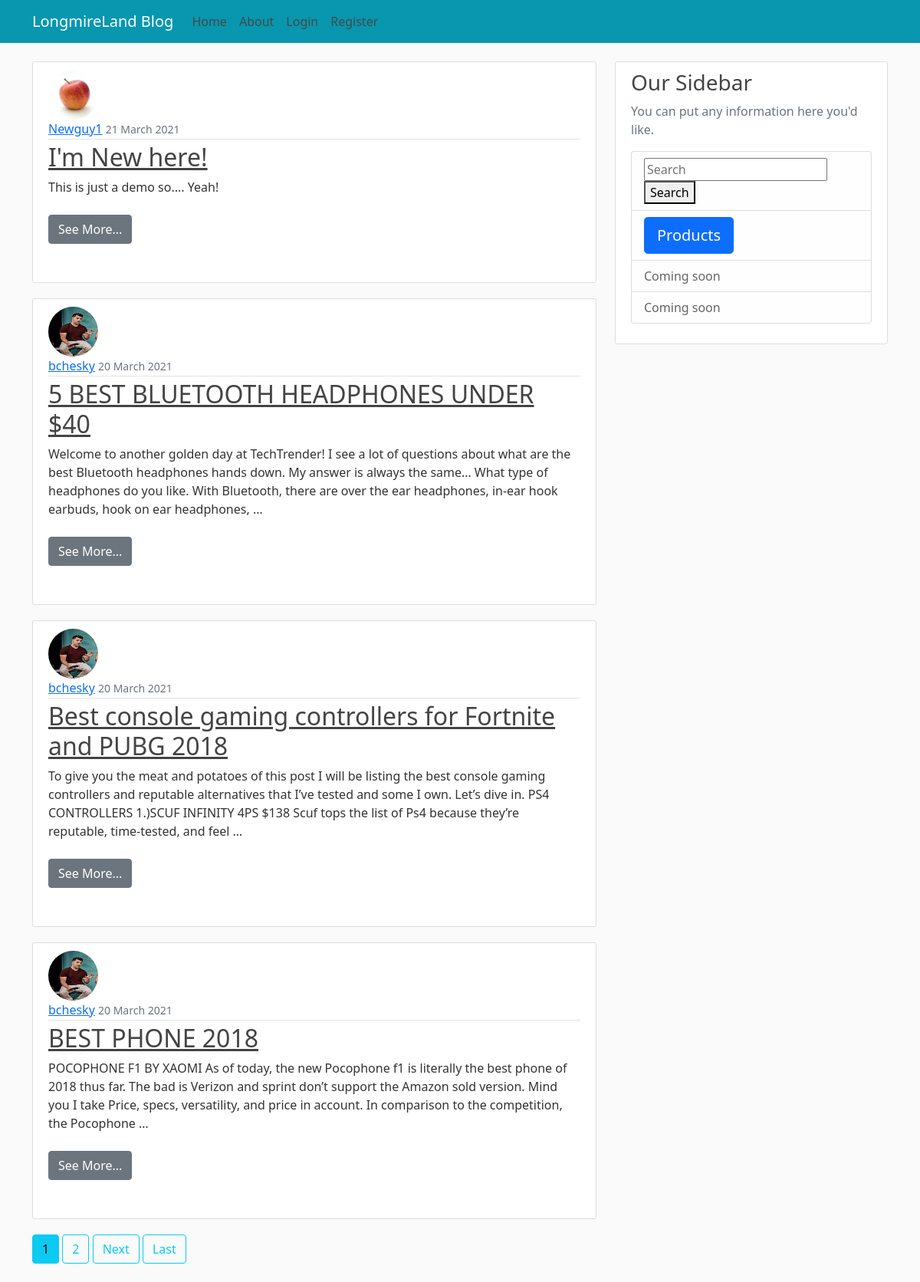
The page / on the database its author committed.
### blog/models.py (models this page shows, shortened)
class Post(models.Model):
    title = models.CharField(max_length=100)
    content = models.TextField()
    date_posted = models.DateTimeField(default=timezone.now)
    author = models.ForeignKey(User, on_delete=models.CASCADE)

### users/models.py (models this page shows, shortened)
class Profile(models.Model):
    user = models.OneToOneField(User, on_delete=models.CASCADE)
    image = models.ImageField(default='default.jpg', upload_to='profile_pics')

### blog/views.py (the view)
# urls.py: path('', PostListView.as_view(), name='blog-home'),
class PostListView(ListView):
    model = Post
    template_name = 'blog/home.html'
    context_object_name = 'posts'
    ordering = ['-date_posted']
    paginate_by = 4

### blog/templates/blog/home.html (shortened to what this page needs)
{%extends "base.html" %}
{%block content%}
    {% for post in posts %}
        <article class="media content-section">
            <img class="rounded-circle article-img" src="{{ post.author.profile.image.url }}" alt="Profile Image">
            <div class="media-body">
                <div class="article-metadata">
                    <a class="mr-2" href="{% url 'user-posts' post.author.username %}">{{ post.author }}</a>
                    <small class="text-muted">{{ post.date_posted|date:"d F Y" }}</small>
                </div>
                <h2><a class="article-title" href="{% url 'post-detail' post.id %}">{{ post.title }}</a></h2>
                <p class="article-content">{{ post.content | truncatewords:50 }}
                <a class="article-title" href="{% url 'post-detail' post.id %}">
                    <button type="button" class="btn btn-secondary">See More...</button>
                </a>
                </p>
            </div>
        </article>
    {% endfor %}
{% if is_paginated %}
    {% for num in page_obj.paginator.page_range  %}
        {%if page_obj.number == num %}
            <a class="btn btn-info mb-4" href="?page={{num}}">{{num}}</a>
        {% elif num > page_obj.number|add:'-2' and num < page_obj.number|add:'2' %}
            <a class="btn btn-outline-info mb-4" href="?page={{num}}">{{num}}</a>
        {%endif%}
    {% endfor %}
    {% if page_obj.has_next%}
        <a class="btn btn-outline-info mb-4" href="?page={{page_obj.next_page_number}}">Next</a>
        <a class="btn btn-outline-info mb-4" href="?page={{ page_obj.paginator.num_pages }}">Last</a>
    {% endif%}
{% endif%}
{%endblock content%}

### templates/base.html (shortened to what this page needs)
{%load static%}
<!DOCTYPE html>
<html lang="en">
<head>
    <link rel="stylesheet" href="">
    <link href="https://cdn.jsdelivr.net/npm/bootstrap@5.0.0-beta2/dist/css/bootstrap.min.css" rel="stylesheet">
    <link rel="stylesheet" href="{%static 'blog/main.css'%}">
</head>
<body>
    <header class="site-header">
      <nav class="navbar navbar-expand-md navbar-dark bg-steel fixed-top">
        <div class="container">
          <a class="navbar-brand mr-4" href="{%url 'blog-home'%}">LongmireLand Blog</a>
          <div class="collapse navbar-collapse" id="navbarToggle">
            <div class="navbar-nav mr-auto">
              <a class="nav-item nav-link" href="{% url 'blog-home'%}">Home</a>
              <a class="nav-item nav-link" href="{% url 'blog-about' %}">About</a>
            </div>
            <div class="navbar-nav">
                {% if user.is_authenticated%}
                    <a class="nav-item nav-link" href="{% url 'post-create'%}">New Post</a>
                    <a class="nav-item nav-link" href="{% url 'profile'%}">Profile</a>
                    <a class="nav-item nav-link" href="{% url 'logout'%}">Logout</a>
                {%else%}
                    <a class="nav-item nav-link" href="{% url 'login' %}">Login</a>
                    <a class="nav-item nav-link" href="{% url 'register' %}">Register</a>
                {%endif%}
            </div>
          </div>
        </div>
      </nav>
    </header>
    <main role="main" class="container">
      <div class="row">
        <div class="col-md-8">
          {% block content %}{% endblock %}
        </div>
        <div class="col-md-4">
          <div class="content-section">
            <h3>Our Sidebar</h3>
            <p class='text-muted'>You can put any information here you'd like.
              <ul class="list-group">
                <li class="list-group-item list-group-item-light">
                    <form action="{% url 'searchbar' %}" method="GET">
                        <input type="text" name="search" placeholder="Search"/>
                        <button type="submit">Search</button>
                    </form>
                </li>
                <li class="list-group-item list-group-item-light">
                    <a href="{%url 'products' %}"><button type="button" class="btn btn-primary btn-lg">Products</button></a>
                </li>
                <li class="list-group-item list-group-item-light">Coming soon</li>
                <li class="list-group-item list-group-item-light">Coming soon</li>
              </ul>
            </p>
          </div>
        </div>
      </div>
    </main>
</body>
</html>

### blog/static/blog/main.css (style rules this page uses)
body { background: #fafafa; color: #333333; margin-top: 5rem; }
h1, h2, h3, h4, h5, h6 { color: #444444; }
ul { margin: 0; }
.bg-steel { background-color: #0897AF; }
.site-header .navbar-nav .nav-link { color: #484848; }
.content-section { background: #ffffff; padding: 10px 20px; border: 1px solid #dddddd; border-radius: 3px; margin-bottom: 20px; }
.article-title { color: #444444; }
.article-content { white-space: pre-line; }
.article-img { height: 65px; width: 65px; margin-right: 16px; }
.article-metadata { padding-bottom: 1px; margin-bottom: 4px; border-bottom: 1px solid #e3e3e3 }

### rows shown on the page
Post: author.profile.image (placeholder picture), author "Newguy1", date_posted "21 March 2021", title "I'm New here!", content "This is just a demo so.... Yeah!"
Post: author.profile.image (picture), author "bchesky", date_posted "20 March 2021", title "5 BEST BLUETOOTH HEADPHONES UNDER $40", content "Welcome to another golden day at TechTrender! I see a lot of questions about what are the best Bluetooth headphones hands down. My answer is always the same… What type of headphones do you like. With Bluetooth, there are over the ear headphones, in-ear hook earbuds, hook on ear headphones, …"
Post: author.profile.image (picture), author "bchesky", date_posted "20 March 2021", title "Best console gaming controllers for Fortnite and PUBG 2018", content "To give you the meat and potatoes of this post I will be listing the best console gaming controllers and reputable alternatives that I’ve tested and some I own. Let’s dive in. PS4 CONTROLLERS 1.)SCUF INFINITY 4PS $138 Scuf tops the list of Ps4 because they’re reputable, time-tested, and feel …"
Post: author.profile.image (picture), author "bchesky", date_posted "20 March 2021", title "BEST PHONE 2018", content "POCOPHONE F1 BY XAOMI As of today, the new Pocophone f1 is literally the best phone of 2018 thus far. The bad is Verizon and sprint don’t support the Amazon sold version. Mind you I take Price, specs, versatility, and price in account. In comparison to the competition, the Pocophone …"

### other values the page prints
{{ num }} "1"
{{ num }} "2"
